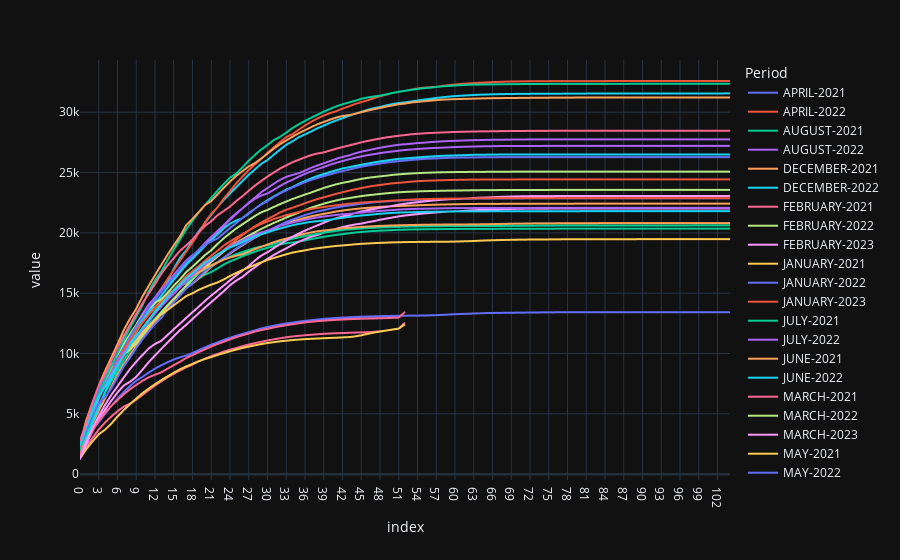

The notebook cell this image was saved under:
### Code cell
plotly.plot(grouped.cumsum(),"line")
